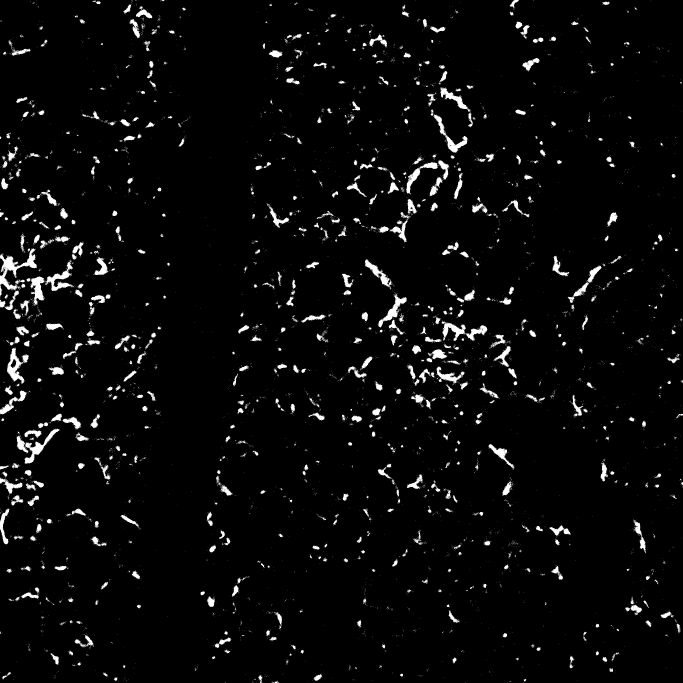
#> input picture PulmonaryFibrosisProject/Images/MASK_Sk658 Llobe ch010121.jpg, 2048 x 2048 px, found by its file name (shown at 1/3 size)
$ jupyter execute --allow-errors PulmonaryFibrosisNotebook.ipynb
#> lines starting #> are read from the running program, lines starting #| are printed output that depends on the picture; after the words box and inside, x2 and y2 are one past the last pixel; in counts of white or black regions, pixels touching at a corner belong together
## Module 2:

## Team Members:
*Logan Heselton, Zorawar Sandhu*

## Project Title:
*Idiopathic Pulmonary Fibrosis: Computational Assessment of Fibrotic Lesions in a Bleomycin-Induced Mouse Lung Model*

## Project Goal:
This project seeks to to develop an image analysis pipeline that will predict the extent of fibrosis in the lung at different biopsy depths from the top of the lung. Through this analysis, the project will answer the following questions:
1. How does the extent of fibrosis vary throughout the depth of a fibrotic lung?
2. Using interpolation, can you predict the amount of fibrosis at a specific depth into the lung?

## Disease Background:
* Prevalence & incidence (in the U.S.)
    * Prevalance: ~250,000 people in the United States currently living with Idiopathic Pulmonary Fibrosis (IPF) (varies by source, but tends to be in the all around the same range).
        * Source: https://www.pulmonaryfibrosis.org/understanding-pff/about-pulmonary-fibrosis/what-is-pulmonary-fibrosis
    * Incidence: ~50,000 new cases every year within the United States.
        * Source: https://www.pulmonaryfibrosis.org/understanding-pff/about-pulmonary-fibrosis/what-is-pulmonary-fibrosis
* Risk factors (genetic, lifestyle)
    * Genetic
        * Many familial studies have identified rare and common genetic variants associated with both familial interstitial pneumonia (FIP). These variants include the single nucleotide polymorphism (SNP) in the MUC5B gene as well as genes related to innate immune function (TOLLIP, TLR3, IL1RN, IL8, TGFB1), and epithelial barrier function (DSP, DPP9). Additional gene ontologies represented in those identified variants include telomere maintenance (TERT, TERC, OBFC1, TINF2, DKC1, RTEL1, PARN), surfactant production (SFTPC, SFTPA2, ABCA3), and cell cycle regulation (KIF15, MAD1L1, CDKN1A).
            * MUC5B Promoter Variant
                * The rs35705950 variant in the promoter region of the mucin 5B (MUC5B) gene was first identified in a 2011 genome-wide linkage study and is associated with an approximately 7-fold increased risk of developing IPF.
                * Known to be the most significant genetic risk factor in developing IPF
                * The minor, disease-associated T allele at rs35705950 is a gain-of-function variant has been suggested to drive differential methylation of and transcription factor binding to the MUC5B leading to increased MUC5B expression.
                * In a study done:
                    * MUC5B expression was uniformly increased in lungs of IPF patients compared to controls, regardless of whether the MUC5B SNP was present
                    * Increased numbers of MUC5B expressing cells have been detected in the distal airways of IPF patients
        * Source: https://pmc.ncbi.nlm.nih.gov/articles/PMC7801923/ and https://publications.ersnet.org/content/erj/45/6/1717
    * Lifestyle
        * Age
            * The risk of developing IPF increases as you get older. IPF is diagnosed most often in people who are in their 60s or 70s.
        * Lifestyle Habits
            * Smoking is a common risk factor among people who have IPF.
                * A small 2017 study found that current smokers developed IPF at a younger age than both nonsmokers and former smokers.
                * People who have a history of smoking can also develop COPD, which is a group of progressive lung diseases that can be associated with pulmonary fibrosis.
        * Environment
            * Studies have identified a significantly increased risk of IPF with exposure to inorganic and animal dust, and chemical fumes; includes:
                * wood dust and use of wood fires, metal dusts, such as brass, lead, and steel, stone dust and stone polishes, smoke, vegetable dust, livestock dust, asbestos, bird droppings, pesticides, mold, and soil dust
        * Gender
            * Male gender is a common risk factor for IPF (The prevalence of interstitial lung disease is 20% higher in men than in women)
                * In a study of 920 patients with IPF, 62% were men
        * Source: https://www.healthline.com/health/managing-idiopathic-pulmonary-fibrosis/lifestyle-risk-factors#The-takeaway and https://pro.boehringer-ingelheim.com/us/insights-in-ild/diseases/risk-factors-ipf
* Symptoms
    * Common symptoms
        * Shortness of Breath: A symptom that gets worse over time. At first, you may be short of breath only during exercise. Over time, you may feel breathless even at rest.
        * A dry cough that gets worse. You may have repeated bouts of coughing that you cannot control.
        * Aching muscles and joints; Clubbing , which is a widening and rounding of the tips of the fingers or toes; Extreme tiredness; Gradual, unintended weight loss; Generally feeling unwell; Rapid, shallow breathing
    * Secondary Symptoms
        * The strain IPF can put on your lungs and heart increases the risk of secondary conditions such as:
            * Chest infections and airway infections, for example bronchitis, pneumonia and influenza (flu)
            * Pulmonary hypertension
            * Right sided heart failure
    * Source: https://www.nhlbi.nih.gov/health/idiopathic-pulmonary-fibrosis/symptoms
* Standard of care treatment(s)
    * Past treatment
        * Until 2014:
            * The standard practice for treating IPF focused primarily on immunosuppressant therapy using a combination of prednisone, azathioprine, and N‐acetylcysteine. However, after the release of the results from the Evaluating the Effectiveness of Prednisone, Azathioprine and N‐acetylcysteine in Patients with IPF (PANTHER‐IPF) TRIAL in 2012, it became apparent that, compared with placebo, this form of treatment actually increased the likelihood of hospitalization, treatment‐related severe adverse events, and death in IPF patients.
    * Current Treatment
        *  Antifibrotic therapies
            * Pirfenidone and nintedanib
                * Pirfenidone is a modified pyridine small molecule with antifibrotic, anti‐inflammatory and antioxidant properties. It decreases the production of collagen, slows the fibrotic process by suppressing the cytokine TGF‐β and lowers the rate of decline in FVC
                * Nintedanib is an intracellular tyrosine kinase inhibitor that binds to adenosine triphosphate binding sites, thus suppressing the signaling pathways linked to vascular endothelial growth factor receptor, fibroblast growth factor receptor 1–3, and platelet‐derived growth factor receptor α and β. These effects on receptor tyrosine kinases lead to decreased fibroblast activity
                * The two drugs are able to slow deterioration in FVC and provide the patient with greater comfort for a noticeably longer time.
        * Lung Transplantation
            * Lung transplantation may be a viable treatment option for IPF. A key advantage compared with other modes of treatment is that it is the only method to improve both symptoms and survival time.
    * Potential Future Treatment
        * Stem cells
            * A nonpharmacological treatment being explored for used in IPF is based on the finding that mesenchymal stem cells (MSC), multipotent, undifferentiated cells, can regulate fibrotic processes and exert control over lung injury and repair.
    * Source: https://pmc.ncbi.nlm.nih.gov/articles/PMC9060042/
* Biological mechanisms (anatomy, organ physiology, cell & molecular physiology)
    * Anatomy
        * In IPF, the normal lung structure composed of alveoli, surrounded by delicate interstitial tissue and capillaries, becomes progressively distorted. The lower lobes and subpleural regions are most affected, where alveolar walls thicken, airspaces collapse, and fibrotic scars form. Honeycomb cysts, visible on imaging and histology, represent clusters of destroyed alveoli replaced by fibrotic tissue. This remodeling reduces lung elasticity and surface area for gas exchange, giving the lung a stiff, shrunken appearance and making breathing increasingly labored.
        * Source: https://www.physio-pedia.com/Lung_Anatomy and https://www.ncbi.nlm.nih.gov/books/NBK448162/
    * Organ Physiology
        * At the organ level, IPF severely disrupts pulmonary mechanics and gas exchange. The progressive fibrosis decreases lung compliance, meaning greater effort is required for each breath. The thickened alveolar-capillary barrier impairs oxygen diffusion, leading to hypoxemia and shortness of breath during exertion. Over time, chronic hypoxia and increased pulmonary vascular resistance can cause pulmonary hypertension and right ventricular strain. The restrictive physiology, characterized by reduced total lung capacity and vital capacity, is a big feature that doctors observe in pulmonary function tests.
        * Source: https://pmc.ncbi.nlm.nih.gov/articles/PMC9489199/
    * Cell and Molecular Physiology
        * Cellular dysfunction in IPF centers on the abnormal activation of alveolar epithelial cells and fibroblasts. Repeated microinjury to type I alveolar cells triggers aberrant repair signaling, including epithelial–mesenchymal transition (EMT). Type II alveolar cells proliferate excessively but fail to properly regenerate the epithelium. Fibroblasts and myofibroblasts accumulate and deposit excessive extracellular matrix (ECM) proteins such as collagen and fibronectin, forming fibrotic foci. This loss of epithelial integrity and uncontrolled fibroblast activity creates a self-perpetuating cycle of scarring and stiffness=progressively worse IPF.
        * On the molecular scale, IPF involves dysregulation of several key signaling pathways. Transforming growth factor-β (TGF-β) is the principal profibrotic mediator, stimulating fibroblast differentiation and collagen synthesis. Other pathways, including platelet-derived growth factor (PDGF), Wnt/β-catenin, and connective tissue growth factor (CTGF), contribute to fibroblast proliferation and resistance to apoptosis. Oxidative stress, telomere shortening, and mitochondrial dysfunction in epithelial cells exacerbate tissue injury. The imbalance between matrix metalloproteinases (MMPs) and their inhibitors (TIMPs) further promotes ECM accumulation, driving irreversible fibrosis.
        * Source: https://pmc.ncbi.nlm.nih.gov/articles/PMC9952569/

## Data-Set:
### Filenames and Depths Data Set:
* How it was collected/methodology:
    * Mice were injected with Bleomycin which is an antibody that has been isolated from a fungus.
        * It is typically used in chemotherapy to treat cancer, however, it also causes lung fibrosis.
            * Researchers are able to use this to their advantage to study the effects of lug fibrosis in mice.
        * Three weeks after injection, the mice were humanely killed and their lungs were harvested. The lungs were then mounted in a gel and thinly sliced along the transverse plane.
            * Next, they were placed on a microscope slide and immunostain was added. Immunostain binds to the protein of interest and illuminates the effected areas in white. However, it also highlights blood vessels but these can be identified because they typically appear in circles.
        * Images of numerous lungs, each at different depths, were captured.
            * Using these we are able to analyze the data and find a correlation between depth in the lung and degree of lung fibrosis.
* Overall Content:
    * The filenames and depths data set lists all the filenames for the 78 black and white images collected at different depths into a fibrotic mouse lung. Each file name has its corresponding image number within it, and provides the depth from lung surface (in micrometers).
        * white = fibrotic lesion; black = healthy lung
* Pathological/Physiological Processes:
    * The data set reflects both physiological and pathological processes such as pulmonary fibrosis, extracellular matrix (ECM) remodeling, fibroblast activation, collagen deposition, and the loss of normal alveolar structure that alter tissue stiffness and impair lung function.
    * Source: https://www.frontiersin.org/journals/physiology/articles/10.3389/fphys.2023.1205924/full (for physiological effects of pulmonary fibrosis)
* Units:
    * Depth: in micrometers
* Bias
    * One potential bias of the data set is that the selected image regions were not uniformly distributed across the lung, meaning areas with visibly higher or lower fibrosis may have been unintentionally overrepresented. This could introduce sampling bias and could skew the results toward showing a stronger or weaker fibrosis-depth relationship than what actually exists.
* Assumptions and Limitations:
    * It's assumed that all the depths recorded in the data-set is true and that all procedures in collecting the data were performed accurately and honestly.
    * One limitation is that the data set included only a limited number of image slices taken at discrete depths, which may not fully capture the continuous variation of fibrosis throughout the entire lung. This could introduce sampling gaps rather than representing the complete depth-dependent pattern.
* Source: This data was collected from Dr. Shayne Pierce-Cottlers Lab. Her lab studies microvascular engineering; https://www.peircecottlerlab.com/

## Data Analysis:
* The questions that were given to us were: (1) How does the extent of fibrosis vary throughout the depth of a fibrotic lung? (2) Using interpolation, can you predict the amount of fibrosis at a specific depth into the lung?
* To answer our second question, we conducted a linear interpolation (can also make it quadratic and cubic). To do this, we chose 6 images (out of the 78) at different depths, built a list for the images, calculated the number of black and white pixels for each, and then interpolated a point (at an inputted depth by the operator). Using this graph, we were able to answer our first, overarching question by comparing the plot of depth of image vs percentage white pixels to the graph with the interpolated point in red.
* Here's an outline of the steps we went through to develop the following code:
    - Step 1: Imported necessary libaries to handle image processing, numerical calculations, plotting, and data export
    - Step 2: Loaded image file names and depth values (in microns) of the images we wanted to analyze
    - Step 3: Read each image in grayscale and built lists for storing the image data, as well as tracking the corresponding counts of white pixels, black pixels, and their calculated percentages for later analysis
    - Step 4: Counted black and white pixels for each image chosen
    - Step 5: Calculated the percent of white pixels by computing the ratio of white pixels to total pixels and converting it to a percentage
    - Step 6: Saved results to a CSV file for record keeping and later analysis of the images we chose
    - Step 7: Perform interpolation and visualization; plotted two scatterplots to show the comparison

[cell 1]
'''Module 2: count black and white pixels in a .jpg and extrapolate points'''

#1: Imported necessary libaries to handle image processing, numerical calculations, plotting, and data export.
from termcolor import colored
import cv2
import numpy as np
import matplotlib.pyplot as plt
from scipy.interpolate import interp1d
import pandas as pd

#2: Load the images you want to analyze

filenames = [
    r"/Users/logan/Documents/GitHub/desktop-tutorial/New folder/FibrosisModule/MASK_Sk658 Llobe ch010121.jpg",
    r"/Users/logan/Documents/GitHub/desktop-tutorial/New folder/FibrosisModule/MASK_Sk658 Llobe ch010025.jpg",
    r"/Users/logan/Documents/GitHub/desktop-tutorial/New folder/FibrosisModule/MASK_Sk658 Llobe ch010160.jpg",
    r"/Users/logan/Documents/GitHub/desktop-tutorial/New folder/FibrosisModule/MASK_Sk658 Slobe ch010119.jpg",
    r"/Users/logan/Documents/GitHub/desktop-tutorial/New folder/FibrosisModule/MASK_Sk658 Slobe ch010156.jpg",
    r"/Users/logan/Documents/GitHub/desktop-tutorial/New folder/FibrosisModule/MASK_SK658 Slobe ch010158.jpg",
    r"/Users/logan/Documents/GitHub/desktop-tutorial/New folder/FibrosisModule/MASK_SK658 Llobe ch010065.jpg",
]

#Enter the depth of each image (in the same order that the images are listed above; you can find these in the .csv file provided to you which is tilted: "Filenames and Depths for Students")
depths = [
    9000,
    570,
    7200,
    8000,
    330,
    920,
    3900
]

#3: Make the lists that will be used

images = []
white_counts = []
black_counts = []
white_percents = []

# Build the list of all the images you are analyzing
for filename in filenames:
    img = cv2.imread(filename, 0)
#> img is the input picture: shape (2048, 2048); min 0, max 255, mean 9.8
    images.append(img)

#4: For each image (until the end of the list of images), calculate the number of black and white pixels and make a list that contains this information for each filename.
for x in range(len(filenames)):
    _, binary = cv2.threshold(images[x], 127, 255, cv2.THRESH_BINARY)

    white = np.sum(binary == 255)
    black = np.sum(binary == 0)

    white_counts.append(white)
    black_counts.append(black)
#> this loop made 7 passes
#> pass 1, `_, binary = cv2.threshold(images[x], 127, 255, cv2.THRESH_BINARY)`:
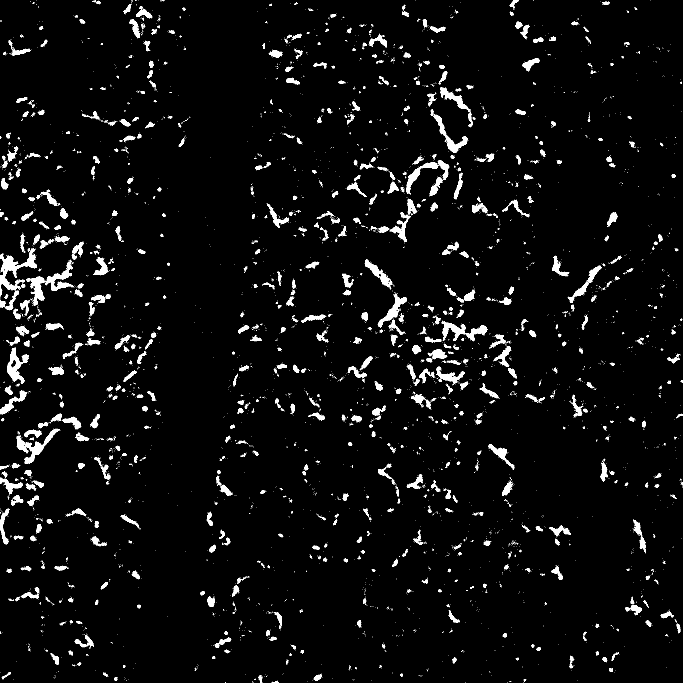
#> binary: shape (2048, 2048) (shown at 1/3 size); 3.8% white; 6531 white regions (5775 under 20 px), largest, box (x1, y1, x2, y2) and area: (90, 785, 223, 917) 4289, (0, 745, 111, 889) 4117, (73, 1286, 179, 1391) 2388
#> pass 2, `_, binary = cv2.threshold(images[x], 127, 255, cv2.THRESH_BINARY)`:
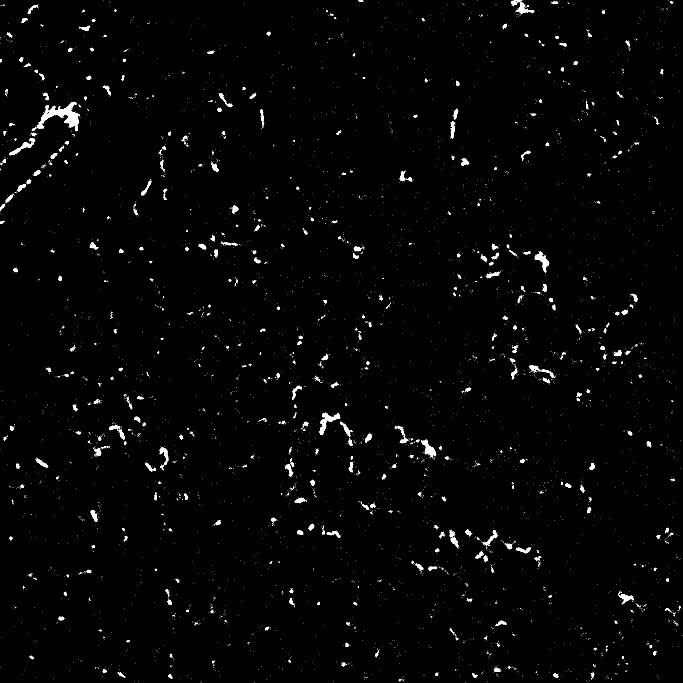
#> binary: shape (2048, 2048) (shown at 1/3 size); 1.2% white; 5533 white regions (5147 under 20 px), largest, box (x1, y1, x2, y2) and area: (112, 305, 240, 393) 3727, (1604, 754, 1648, 818) 935, (1263, 1319, 1309, 1372) 879
#> pass 3, `_, binary = cv2.threshold(images[x], 127, 255, cv2.THRESH_BINARY)`:
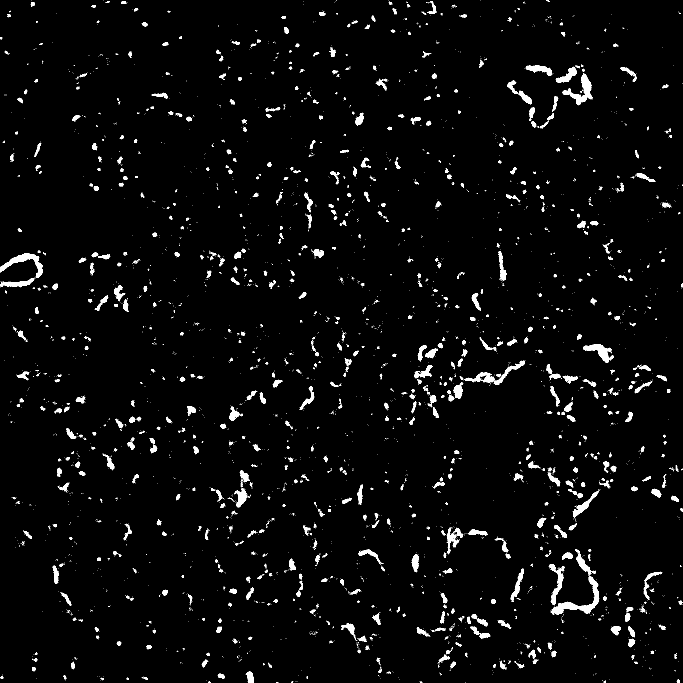
#> binary: shape (2048, 2048) (shown at 1/3 size); 2.8% white; 5298 white regions (4542 under 20 px), largest, box (x1, y1, x2, y2) and area: (1652, 1728, 1798, 1844) 3568, (1687, 220, 1778, 316) 2606, (0, 759, 129, 834) 2596

# Print the number of white and black pixels in each image.
print(colored("Counts of pixel by color in each image", "yellow"))
for x in range(len(filenames)):
    print(colored(f"White pixels in image {x}: {white_counts[x]}", "white"))
    print(colored(f"Black pixels in image {x}: {black_counts[x]}", "black"))
    print()

#5: Calculate the percentage of pixels in each image that are white and make a list that contains these percentages for each filenamae

for x in range(len(filenames)):
    white_percent = (100 * (white_counts[x] / (black_counts[x] + white_counts[x])))
    white_percents.append(white_percent)

# Print the filename (on one line in red font), and below that line print the percent white pixels and depth
print(colored("Percent white px:", "yellow"))
for x in range(len(filenames)):
    print(colored(f'{filenames[x]}:', "red"))
    print(f'{white_percents[x]}% White | Depth: {depths[x]} microns')
    print()

'''Write your data to a .csv file'''

#6: Create a DataFrame that includes the filenames, depths, and percentage of white pixels
df = pd.DataFrame({
    'Filenames': filenames,
    'Depths': depths,
    'White percents': white_percents
})

#Write that DataFrame to a .csv file
df.to_csv('Percent_White_Pixels.csv', index=False)

print("CSV file 'Percent_White_Pixels.csv' has been created.")

'''the .csv writing subroutine ends here'''

#7: Interpolate a point: given a depth, find the corresponding white pixel percentage

interpolate_depth = float(input(colored("Enter the depth at which you want to interpolate a point: ", "yellow")))
#> the answer given: 3

x = depths
y = white_percents

i = interp1d(x, y, kind='linear')  # You can also use 'quadratic', 'cubic', etc.
#> (the rest of this cell did not finish here and is left out)
